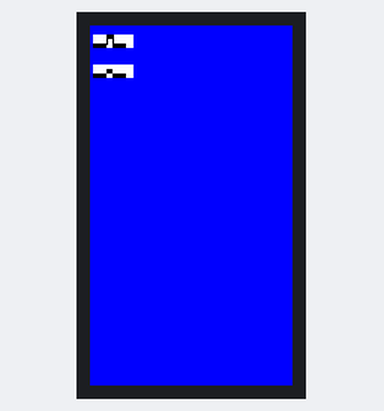
The sketch below on a simulated ESP32. Shown: 135×240 colour display. What the sketch prints to the serial monitor is not drawn.

Above: at 0.33 s.
At 5.19 s:
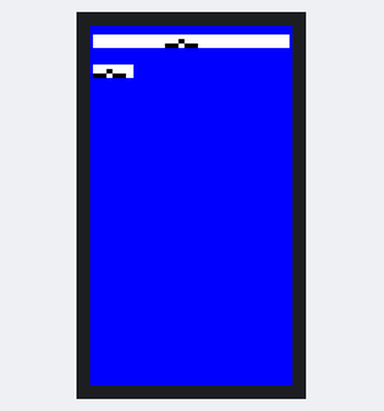
At 10.05 s:
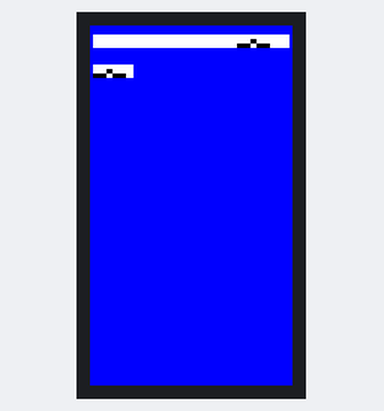
At 20.07 s:
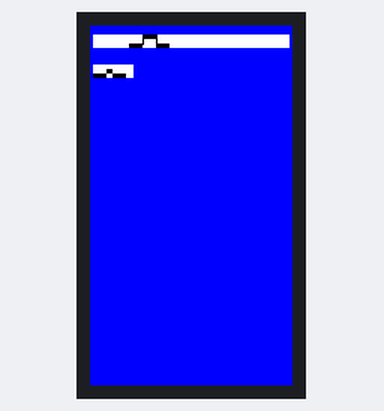
At 29.79 s:
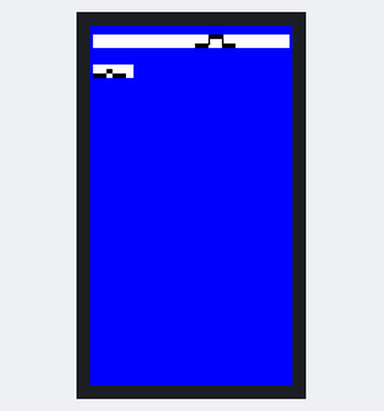
At 39.81 s:
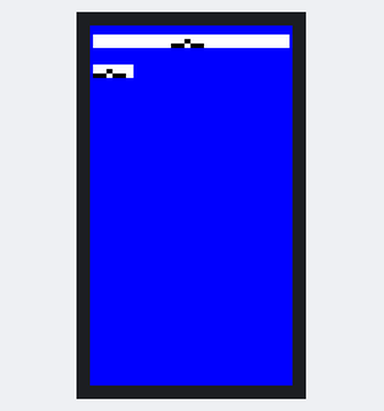

The sketch:

TTGO_ref1_only_worms_class.ino
```cpp
//    Edited KN 5.1.2024
//
//    only worm class
//

#include <TFT_eSPI.h>
#include <SPI.h>

static int app_cpu = 1; // Updated by setup()


//////////////////////////////////////////// Display Class //////////////////////////////////////////

class Display : public TFT_eSPI
{
  int w, h; // Width, height

  public:
      Display( int width=135, int height=240 );
      void clear();
      void init();
};


Display::Display( int width, int height ) : TFT_eSPI(),  w(width), h(height) // constructor
{ }


void Display::init()                                                          // Init
{

  TFT_eSPI::init();
  clear();

}

void Display::clear()                                                         // Clear
{

  fillRect(0,0,w,h, TFT_BLUE);

}


///////////////////////////////////////////////// InchWorm class  /////////////////////////////////

class InchWorm
{
  static const int segw = 9, segsw = 4, segh = 3;

  volatile int nro;

  Display& disp;

  int worm;
  int x, y;             // Coordinates of worm (left)
  int wormw=30;
  int wormh=10;
  int dir=1;            // Direction
  int state=0;

public:

  InchWorm(Display& disp,int worm_nro);

  void draw();

};


InchWorm::InchWorm(Display& disp_obj,int worm_nro) : disp(disp_obj)  ////////// constructor ////////////
{
  nro=worm_nro;                         /// set worm y position, number of worm defines y position
}


void InchWorm::draw()         ///////////////// draw worm /////////////////////////
{
  int py = 7 + (worm-1) * 20;
  py  =nro * 20 - 15;

  int px = 2 + x;

  py += wormh - 3;

  disp.fillRect(px,py-2*segh,3*segw,3*segh, TFT_WHITE);

  switch ( state )
  {
    case 0: // _-_
      disp.fillRect(px,py,segw,segh, TFT_BLACK);
      disp.fillRect(px+segw,py-segh,segsw,segh, TFT_BLACK);
      disp.fillRect(px+segw+segsw,py,segw,segh, TFT_BLACK);
      break;
    case 1: // _^_ (high hump)
      disp.fillRect(px,py,segw,segh, TFT_BLACK);
      disp.fillRect(px+segw,py-2*segh,segsw,segh, TFT_BLACK);
      disp.fillRect(px+segw+segsw,py,segw,segh, TFT_BLACK);
      disp.drawLine(px+segw,py,px+segw,py-2*segh, TFT_BLACK);
      disp.drawLine(px+segw+segsw,py,px+segw+segsw,py-2*segh, TFT_BLACK);
      break;
    case 2: // _^^_ (high hump, stretched)
      if ( dir < 0 )
        px -= segsw;
      disp.fillRect(px,py,segw,segh, TFT_BLACK);
      disp.fillRect(px+segw,py-2*segh,segw,segh, TFT_BLACK);
      disp.fillRect(px+2*segw,py,segw,segh,TFT_BLACK );
      disp.drawLine(px+segw,py,px+segw,py-2*segh, TFT_BLACK );
      disp.drawLine(px+2*segw,py,px+2*segw,py-2*segh,TFT_BLACK );
      break;
    case 3: // _-_ (moved)
      if ( dir < 0 )
        px -= segsw;
      else
        px += segsw;
      disp.fillRect(px,py,segw,segh, TFT_BLACK);
      disp.fillRect(px+segw,py-segh,segsw,segh, TFT_BLACK);
      disp.fillRect(px+segw+segsw,py,segw,segh, TFT_BLACK);
      break;
    default:
      ;
  }

  state = (state+1) % 4;
  if ( !state ) {
    x += dir*segsw;
    if ( dir > 0 ) {
      if ( x + 3*segw+segsw >= disp.width() )
        dir = -1;
    } else if ( x <= 2 )
      dir = +1;
  }

}


static Display oled;

static InchWorm worm_1(oled,1);                         // create worm object 1
static InchWorm worm_2(oled,2);                         // create worm object 2


///////////////////////////////////////////////////////// SETUP //////////////////////////////////////////


void setup()
{

  Serial.begin(115200);

  Serial.println("\n\n Starting priority demo ");


  oled.init();


  // Draw at least one worm each:
  worm_1.draw();
  worm_2.draw();


  ///////////////////////////////////////////////////////// create tasks //////////////////////////////////


  printf("\n Running on CPU %d\n",app_cpu);
}


/////////////////////////////////////////////////////// LOOP ////////////////////////////////


void loop()
{

    worm_1.draw();

    delay(30);


}
```
